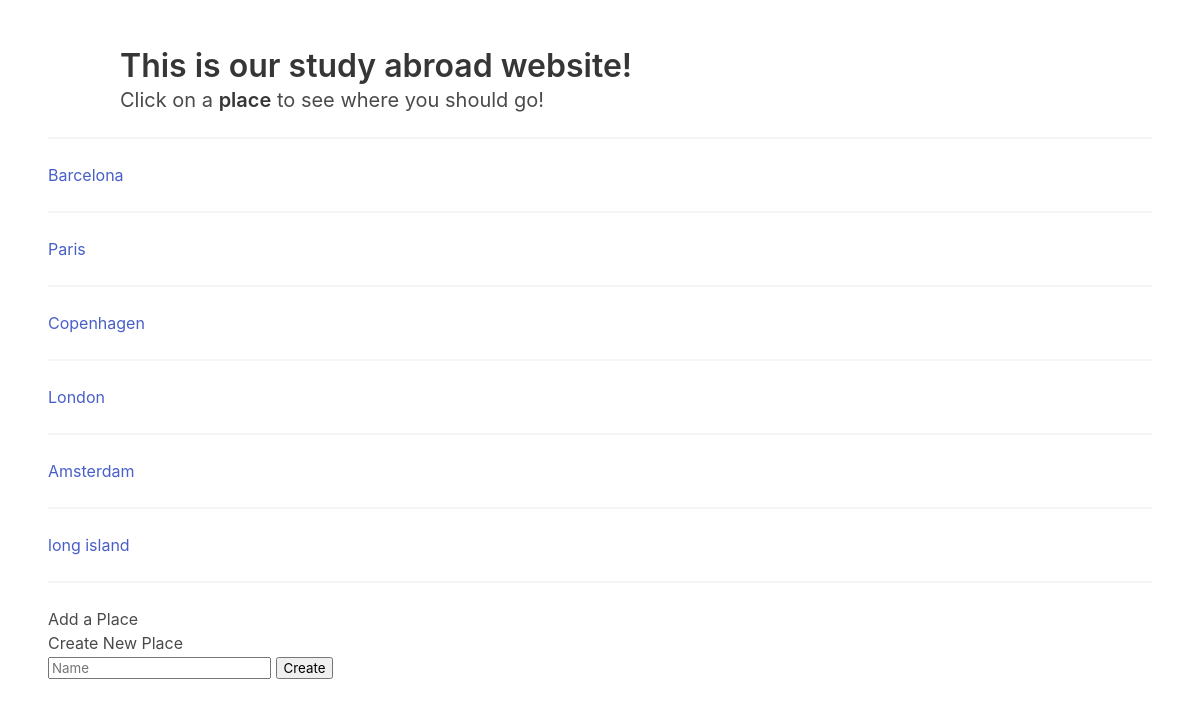
The app's page /, older data.
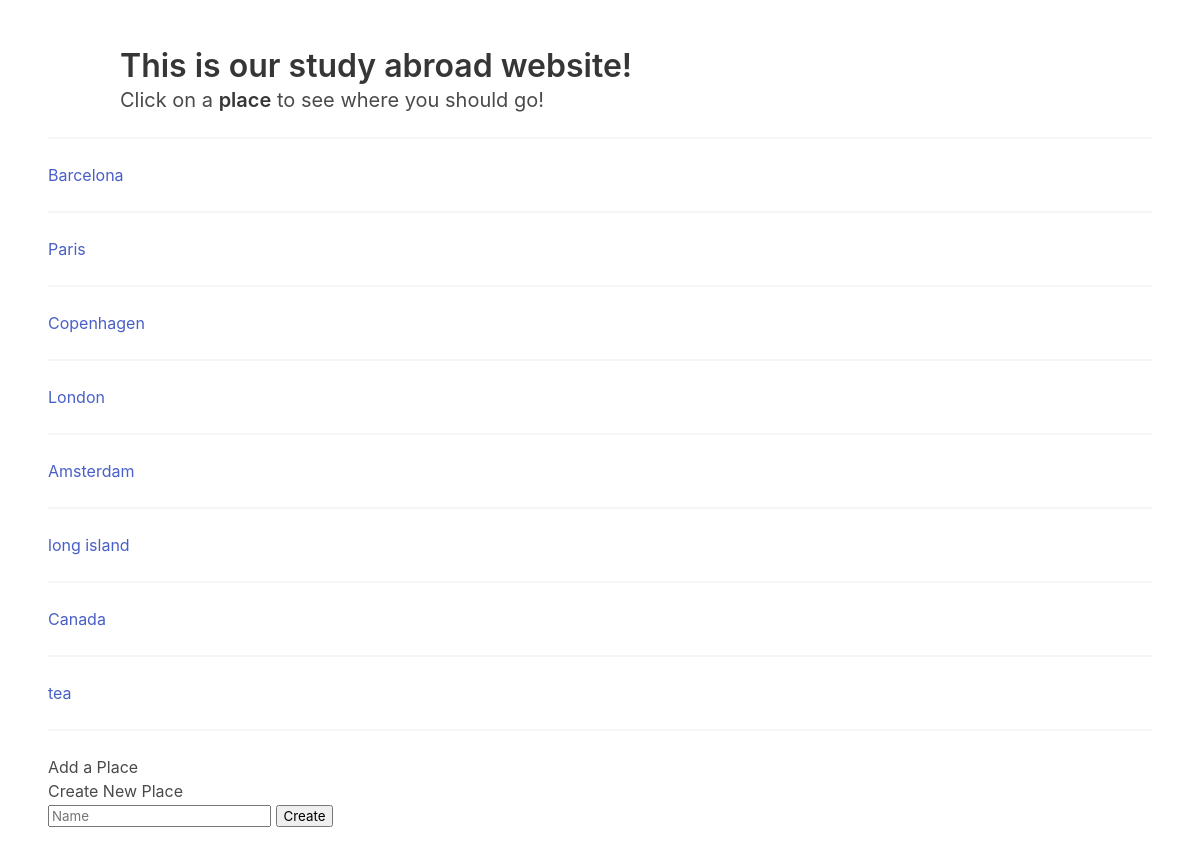
The same page, newer data.
### core/models.py (models this page shows)
class Place(models.Model):
    name = models.CharField(max_length=140)
    food = models.ManyToManyField(FoodReview, blank=True)
    tour = models.ManyToManyField(TourReview, blank=True)
    stay = models.ManyToManyField(StayReview, blank=True)

### core/views.py (the view)
# urls.py: path('', splash, name='splash'),
def splash(request):
    if request.method == "POST":
        name = request.POST["name"]
        Place.objects.create(name=name)
        return redirect("/")
    else:
        places = Place.objects.all()
        return render(request, "splash.html", {"places": places})

### core/templates/splash.html (shortened to what this page needs)
<!DOCTYPE html>
<html>
  <head>
    <link rel="stylesheet" href="https://cdn.jsdelivr.net/npm/bulma@0.8.0/css/bulma.min.css">
  </head>
  <body>
  <section class="section">
    <div class="container">
      <h1 class="title">
        This is our study abroad website!
      </h1>
      <p class="subtitle">
        Click on a <strong>place</strong> to see where you should go!
      </p>
    </div>
    <hr>
    {% for place in places %}
        <a href="/place/{{place.name}}">{{place.name}}</a>
        <hr>
    {% endfor %}
    <h3> Add a Place </h3>
    <form method="POST" action="/">
        <p>Create New Place</p>
        <input name="name" placeholder="Name" />
        <input type="submit" value="Create"/>
    </form>
  </section>
  </body>
</html>

Row changes from the older to the newer data that the page shows:
added Place: name "Canada"
added Place: name "tea"
